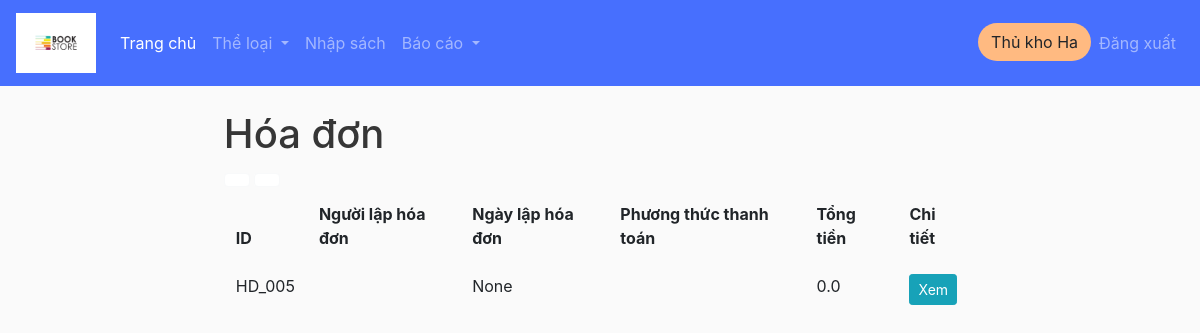
/list_invoice/ (signed in), run on an earlier commit of the app's database.
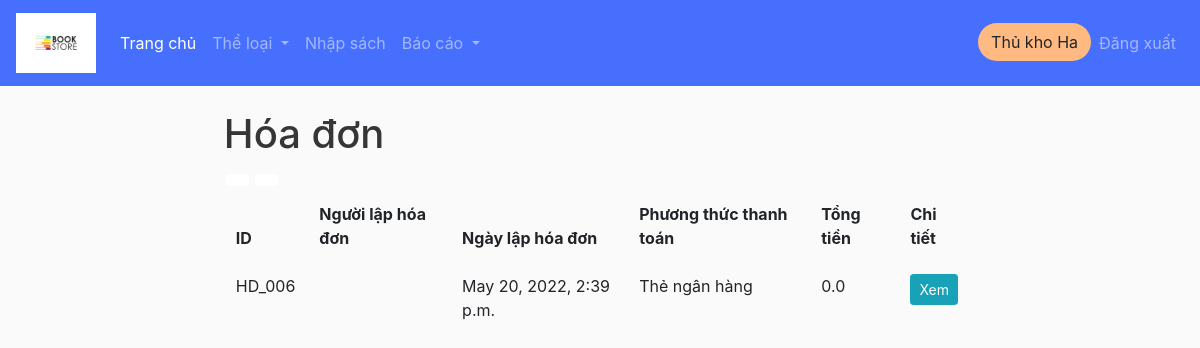
And on a later commit of the database.
### book/models.py (models this page shows, shortened)
class HoaDon(models.Model):
    class Meta:
        verbose_name_plural = 'Hóa đơn'
    pttt = (
            ('Thẻ ngân hàng', 'Thẻ ngân hàng'),
            ('Tiền mặt', 'Tiền mặt'),
            )
    id_HD = models.CharField('Mã hóa đơn', max_length=100, primary_key=True, default= 'HD_', editable=True)
    ngay_lap_HD = models.DateTimeField(null=True)
    tong_tien = models.FloatField(null=True, default=0, editable=True)
    nguoi_lap_HD = models.ForeignKey(Person, verbose_name='Nhân viên', null=True, blank=True, related_name="nhan_vien", on_delete=models.PROTECT)
    khach_hang = models.ForeignKey(Person, verbose_name='Khách hàng', null=True, blank=True, related_name="khach_hang", on_delete=models.PROTECT)
    phuong_thuc_thanh_toan = models.CharField('Phương thức thanh toán', max_length=100, null=False, choices=pttt)
    da_tra = models.FloatField(null=True, default=0, editable=True)
    def __str__(self):
        return self.id_HD

### book/views.py (the view)
# urls.py: path('list_invoice/', views.listInvoice, name='list_invoice'),
@login_required(login_url='login')
def listInvoice(request):
    user = request.user.person
    invoices = HoaDon.objects.filter(khach_hang__id=user.id)
    print(invoices)
    context = {'invoices': invoices}
    return render(request, 'book/list_invoice.html', context)

### book/models.py (called while the page is built)
    @property
    def get_group_name(self):
        query_set = Group.objects.filter(user = self.user)
        if not query_set:
            query_set = ''
        else:
            query_set = query_set[0].name.capitalize()
        return query_set

### book/templates/book/list_invoice.html (shortened to what this page needs)
{%  extends 'book/main.html' %}
{% block content %}
<link href="https://maxcdn.bootstrapcdn.com/font-awesome/4.7.0/css/font-awesome.min.css" rel="stylesheet" />
<div class="page-content container">
    <div class="page-header text-blue-d2">
        <h1 class="page-title text-secondary-d1">
            Hóa đơn
        </h1>
        <div class="page-tools">
            <div class="action-buttons">
                <a class="btn bg-white btn-light mx-1px text-95" href="#" data-title="Print">
                </a>
                <a class="btn bg-white btn-light mx-1px text-95" href="#" data-title="PDF">
                </a>
            </div>
        </div>
    </div>
<div class="table-responsive">
    <table class="table table-striped table-borderless border-0 border-b-2 brc-default-l1">
        <thead class="bg-none bgc-default-tp1">
            <tr class="text-black">
                <th>ID</th>
                <th>Người lập hóa đơn</th>
                <th>Ngày lập hóa đơn</th>
                <th>Phương thức thanh toán</th>
                <th>Tổng tiền</th>
                <th>Chi tiết</th>
            </tr>
        </thead>
        <tbody class="text-95 text-secondary-d3">
            {% for invoice in invoices %}
            <tr>
                <td>{{invoice.id_HD}}</td>
                <td>{{invoice.nguoi_lap_HD.ho_ten}}</td>
                <td>{{invoice.ngay_lap_HD}}</td>
                <td>{{invoice.phuong_thuc_thanh_toan}}</td>
                <td>{{invoice.tong_tien}}</td>
                <th><a class="btn btn-sm btn-info" href="{% url 'review_invoice' invoice.id_HD %}">Xem</a></th>
            </tr>
            {% endfor %}
        </tbody>
    </table>
</div>
{% endblock content %}

What changed in the data, as far as the page shows it:
no longer on this page (row edited): HoaDon: id_HD "HD_005", ngay_lap_HD "None", tong_tien "0.0"
now on this page (row edited): HoaDon: id_HD "HD_006", ngay_lap_HD "May 20, 2022, 2:39 p.m.", phuong_thuc_thanh_toan "Thẻ ngân hàng", tong_tien "0.0"
